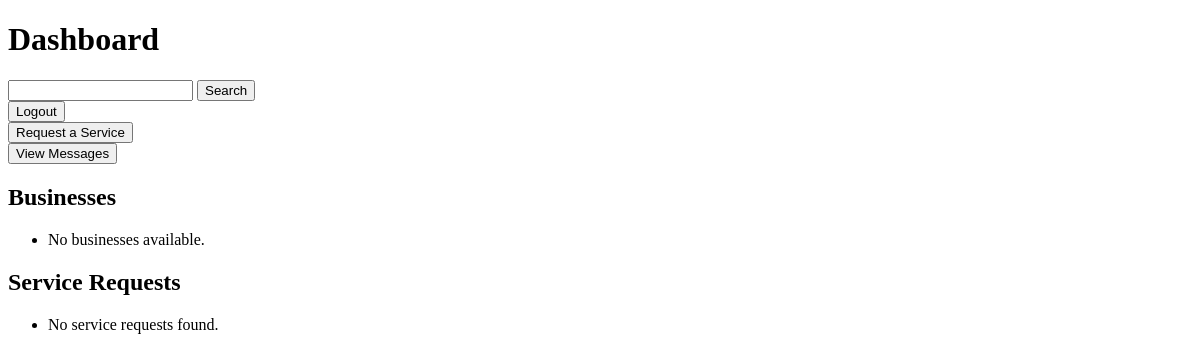
Page / (signed in) on the earlier database version.
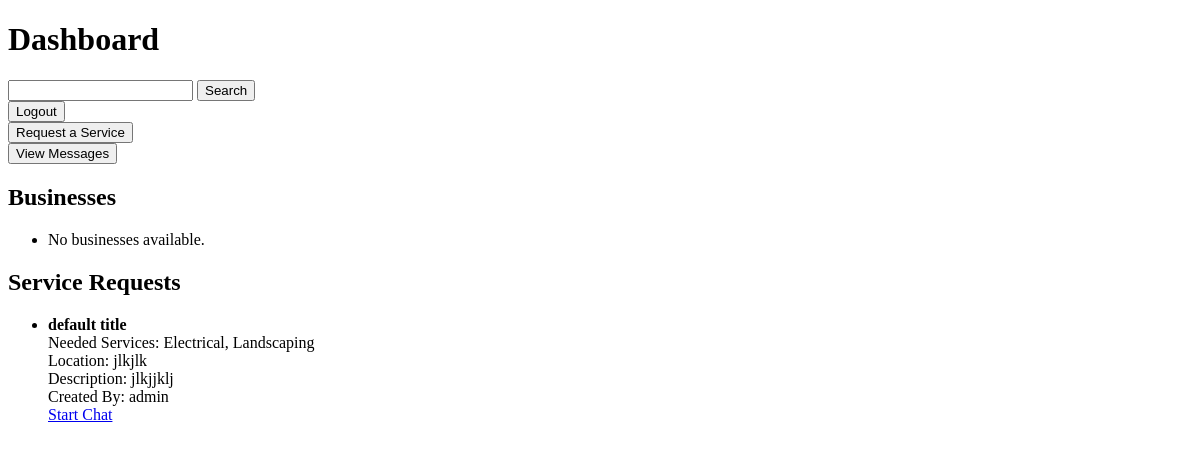
Same page on the later database version.
### client/models.py (models this page shows, shortened)
class ServiceRequest(models.Model):
    user = models.ForeignKey(User, on_delete=models.CASCADE, related_name='related_requests', default=1)
    title = models.CharField(max_length=100, help_text="Brief title for the request.")
    services_needed = MultiSelectField(choices=SERVICE_CHOICES, help_text="Select all services your business offers.")
    location = models.CharField(max_length=100, help_text="Where should the service be delivered?")
    description = models.TextField(help_text="Additional details about the request.")
    class Meta:
        verbose_name = "Service Request"
        verbose_name_plural = "Service Requests"

### client/views.py (the view)
# urls.py: path("", views.home, name="home"),
def home(request):
    if not request.user.is_authenticated:
        return redirect("register")
    query = request.GET.get('q')  # Get the search term from the query string
    businesses = BusinessProfile.objects.all()
    if query:
        service_requests = ServiceRequest.objects.filter(title__icontains=query)
    else:
        service_requests = ServiceRequest.objects.all()
    context = {
        'businesses': businesses,
        'service_requests': service_requests
    }
    return render(request, 'client/home.html', context)

### client/templates/client/home.html (shortened to what this page needs)
{% extends 'client/base.html' %}
{% block content %}
<h1>Dashboard</h1>
<form class="search" action="{% url 'home' %}" method="get">
    <input type="text" name="q">
    <button type="submit">Search</button>
</form>
<form action="{% url 'logout-user' %}" method="post">
    <button type="submit">Logout</button>
</form>
<form action="{% url 'request-service' %}" method="get">
    <button type="submit">Request a Service</button>
</form>
<form action="{% url 'user-messages' %}" method="get">
    <button type="submit">View Messages</button>
</form>
<h2>Businesses</h2>
<ul>
    {% for business in businesses %}
    <li>
        <strong>
            <a href="{% url 'business-detail' business.id %}">
                {{ business.name }}
            </a>
        </strong><br>
        Services: {{ business.services }}<br>
        Location: {{ business.service_location }}<br>
        <a href="{% url 'write-review' business.id %}">Review</a>
    </li>
    {% empty %}
    <li>No businesses available.</li>
    {% endfor %}
</ul>
<h2>Service Requests</h2>
<ul>
    {% for request in service_requests %}
    <li>
        <strong>{{ request.title }}</strong><br>
        Needed Services: {{ request.services_needed }}<br>
        Location: {{ request.location }}<br>
        Description: {{ request.description }} <br>
        Created By: {{ request.user.username }} <br>
        <a href="javascript:void(0);" onclick="startChat('{{ request.user.username }}')">Start Chat</a>
    </li>
    {% empty %}
    <li>No service requests found.</li>
    {% endfor %}
</ul>
{% endblock %}

### client/templates/client/base.html (shortened to what this page needs)
{% load static %}
<!DOCTYPE html>
<html lang="en">
<head>
    <link rel="stylesheet" href="{% static 'client/root.css' %}">
</head>
<body>
    {% block content %}
    {% endblock %}
</body>
</html>

### client/static/client/root.css (style rules this page uses)
:root { --darkBlue: #3674B5; --blue: #5487ff; --lightBlue: #A1E3F9; --green: #D1F8EF; }

Differences in the rows shown:
added ServiceRequest: title "default title", services_needed "Electrical, Landscaping", location "jlkjlk", description "jlkjjklj", user.username "admin"
Other differences:
text no longer shown: "No service requests found."
